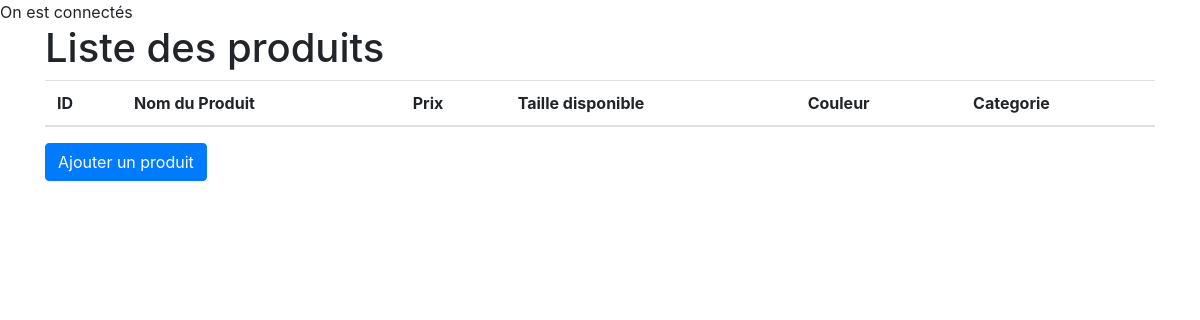
/admin.php, run on an earlier commit of the app's database.
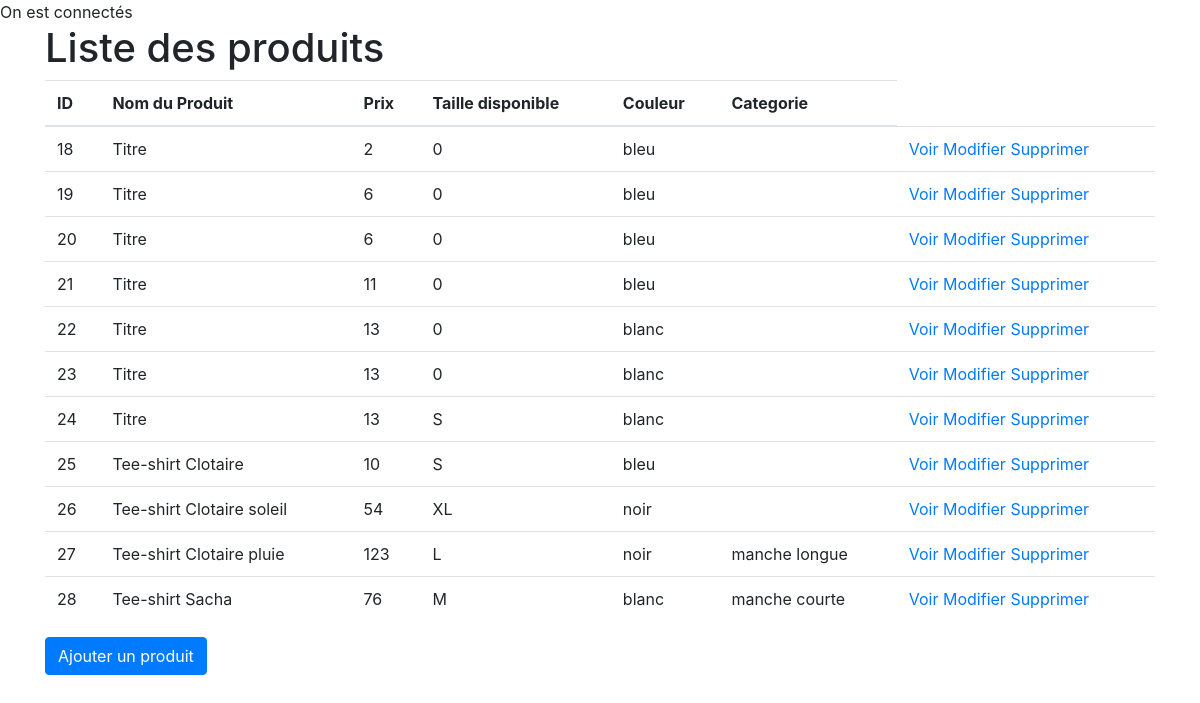
And on a later commit of the database.
### tables this page shows
CREATE TABLE `products` (
  `id` int NOT NULL,
  `name` varchar(255) NOT NULL,
  `price` int NOT NULL DEFAULT '0',
  `categorie` text,
  `size` text NOT NULL,
  `color` text NOT NULL,
  `sexe` text
);

### admin.php (the view, shortened to what this page needs)
<?php
require_once('connexion.php');
$sql = 'SELECT * FROM `products`';
$query = $db->prepare($sql);
$query->execute();
$result = $query->fetchAll(PDO::FETCH_ASSOC);
?>
<!DOCTYPE html>
<html lang="fr">
<head>
    <link rel="stylesheet" href="https://stackpath.bootstrapcdn.com/bootstrap/4.4.1/css/bootstrap.min.css">
</head>
<body>
    <main class="container">
        <div class="row">
            <section class="col-12">
                <h1>Liste des produits</h1>
                <table class="table">
                    <thead>
                        <th>ID</th>
                        <th>Nom du Produit</th>
                        <th>Prix</th>
                        <th>Taille disponible</th>
                        <th>Couleur</th>
                        <th>Categorie</th>
                    </thead>
                    <tbody>
                        <?php
                        foreach($result as $produit){
                        ?>
                            <tr>
                                <td><?= $produit['id'] ?></td>
                                <td><?= $produit['name'] ?></td>
                                <td><?= $produit['price'] ?></td>
                                <td><?= $produit['size'] ?></td>
                                <td><?= $produit['color'] ?></td>
                                <td><?= $produit['categorie'] ?></td>
                                <td><a href="details.php?id=<?= $produit['id'] ?>">Voir</a> <a href="edit.php?id=<?= $produit['id'] ?>">Modifier</a> <a href="delete.php?id=<?= $produit['id'] ?>">Supprimer</a></td>
                            </tr>
                        <?php
                        }
                        ?>
                    </tbody>
                </table>
                <a href="AddProduct.php" class="btn btn-primary">Ajouter un produit</a>
            </section>
        </div>
    </main>
</body>
</html>

What changed in the data, as far as the page shows it:
added products: id "18", name "Titre", price "2", size "0", color "bleu"
added products: id "19", name "Titre", price "6", size "0", color "bleu"
added products: id "20", name "Titre", price "6", size "0", color "bleu"
added products: id "21", name "Titre", price "11", size "0", color "bleu"
added products: id "22", name "Titre", price "13", size "0", color "blanc"
added products: id "23", name "Titre", price "13", size "0", color "blanc"
added products: id "24", name "Titre", price "13", size "S", color "blanc"
added products: id "25", name "Tee-shirt Clotaire", price "10", size "S", color "bleu"
added products: id "26", name "Tee-shirt Clotaire soleil", price "54", size "XL", color "noir"
added products: id "27", name "Tee-shirt Clotaire pluie", price "123", size "L", color "noir", categorie "manche longue"
added products: id "28", name "Tee-shirt Sacha", price "76", size "M", color "blanc", categorie "manche courte"
